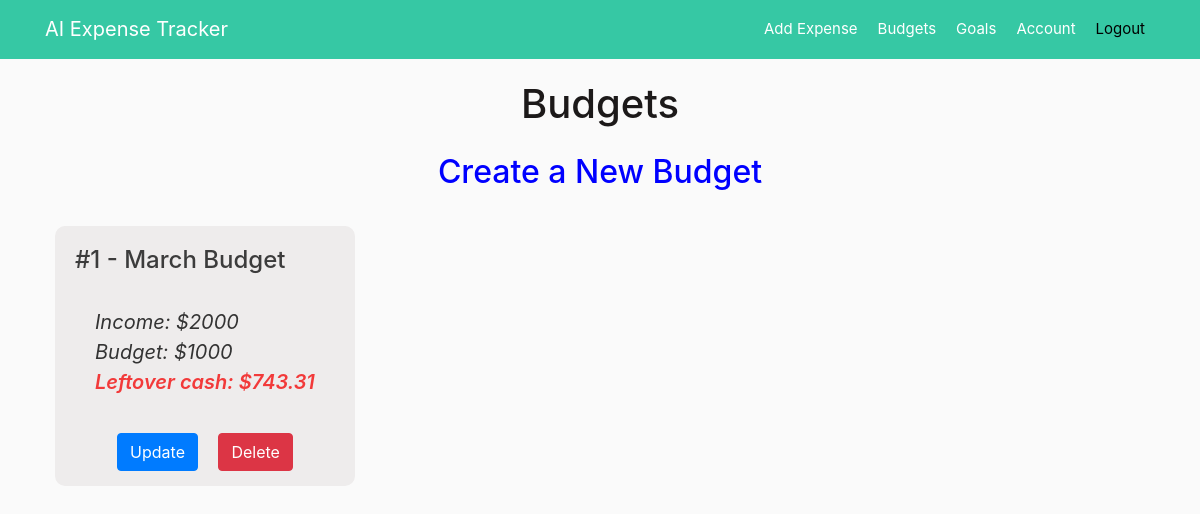
The app's page /budgets (signed in), older data.
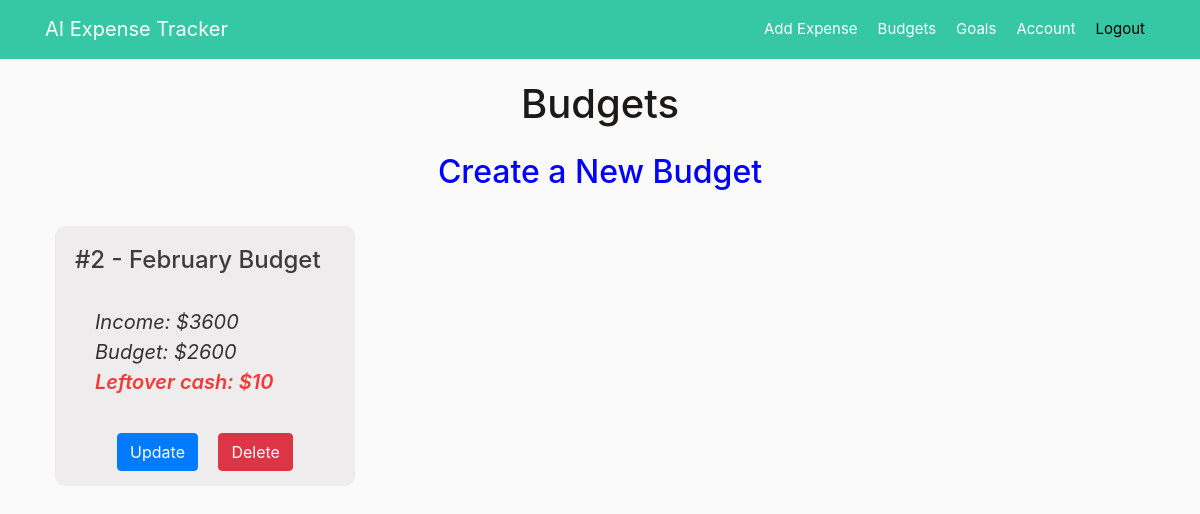
The same page, newer data.
### app/models.py (models this page shows, shortened)
class Budget(db.Model):
    id = db.Column(db.Integer, primary_key=True)
    month = db.Column(db.String(20), unique=True, nullable=False, default="")
    income = db.Column(db.Integer, nullable=False)
    budget = db.Column(db.Integer, nullable=False)
    left_cash = db.Column(db.Numeric(precision=8, asdecimal=False,
                                     decimal_return_scale=2), nullable=False, default=0)
    user_id = db.Column(db.Integer, db.ForeignKey('user.id'), nullable=False)
    date_posted = db.Column(db.DateTime, nullable=False)

### app/budgets/routes.py (the view)
@budgets.route("/budgets")
@login_required
def list_budget():
    all_budgets = Budget.query.order_by(Budget.id).all()
    return render_template('budgets.html', title="Budgets", budgets=all_budgets)

### app/models.py (called while the page is built)
@login_manager.user_loader
def load_user(user_id):
    return User.query.get(int(user_id))

### app/templates/budgets.html (shortened to what this page needs)
{% extends "layout.html" %}
{% block content %}
<h1 style="text-align: center;">Budgets</h1>
<b><a style="text-align: center;" href="{{ url_for('budgets.new_budget') }}"><h2 class="create">Create a New Budget</h2></a></b>
<div class="row row-cols-1 row-cols-md-2 row-cols-lg-3 g-3">
    {% for budget in budgets %}
        <div class="col">
            <div class="budget">
                <h4 class="card-title">#{{ budget.id }} - {{ budget.month }} Budget</h4>
                <div class="card-body">
                    <i><p class="card-text">Income: ${{ budget.income }}</p></i>
                    <i><p class="card-text">Budget: ${{ budget.budget }}</p></i>
                    <i><p class="left_cash">Leftover cash: ${{ budget.left_cash }}</p></i>
                </div>
                <div class="text-center">
                    <a class="btn btn-primary mr-3" href="{{ url_for('budgets.budget_update', budget_id=budget.id) }}" class="button">Update</a>
                    <button type="button" class="btn btn-danger btn-medium" data-toggle="modal" data-target="#deleteModal">Delete</button>
                </div>
            </div>
        </div>
    {% endfor %}
</div>
{% endblock content %}

### app/templates/layout.html (shortened to what this page needs)
<!DOCTYPE html>
<html>
    <head>
        <link rel="stylesheet" href="https://cdn.jsdelivr.net/npm/bootstrap@4.3.1/dist/css/bootstrap.min.css">
        <link rel="stylesheet" type="text/css" href="https://cdn.datatables.net/1.13.3/css/dataTables.bootstrap5.min.css">
        <link rel="stylesheet" type="text/css" href="{{ url_for('static', filename='main.css') }}">
    </head>
    <body>
        <header class="site-header">
            <nav class="navbar navbar-expand-md navbar-dark bg-steel fixed-top">
                <div class="container">
                    {% if current_user.is_authenticated %}
                        <a class="navbar-brand mr-4" href="/home">AI Expense Tracker</a>
                    {% else %}
                        <a class="navbar-brand mr-4" href="/">AI Expense Tracker</a>
                    {% endif %}
                    <div class="collapse navbar-collapse" id="navbarToggle">
                        <div class="navbar-nav ml-auto">
                            {% if current_user.is_authenticated %}
                                <a class="nav-item nav-link" href="{{ url_for('expenses.new_expense') }}">Add Expense</a>
                                <a class="nav-item nav-link" href="{{ url_for('budgets.list_budget') }}">Budgets</a>
                                <a class="nav-item nav-link" href="{{ url_for('goals.new_goal') }}">Goals</a>
                                <a class="nav-item nav-link" href="{{ url_for('users.account') }}">Account</a>
                                <a class="nav-item nav-link-log-out" href="{{ url_for('users.logout') }}">Logout</a>
                            {% else %}
                                <a class="nav-item nav-link" href="{{ url_for('users.login') }}">Login</a>
                                <a class="nav-item nav-link" href="{{ url_for('users.register') }}">Register</a>
                            {% endif %}
                        </div>
                    </div>
                </div>
          </nav>
        </header>
        <main role="main" class="container">
            {% block content %}{% endblock %}
        </main>
    </body>
</html>

### app/static/main.css (style rules this page uses)
body { background: #fafafa; color: #333333; margin-top: 5rem; }
h2, h3, h4, h5, h6 { color: #3c3c3c; }
h1 { color: #1c1919; }
.create { color: blue; margin: 25px; }
*, *:before, *:after { box-sizing: border-box; }
.bg-steel { background-color: rgb(54, 200, 164); }
.site-header .navbar-nav .nav-link { color: #ffffff; padding: 10px; padding-left: 10px; padding-right: 10px; text-decoration: none; border-radius: 5px; font-size: 15px; }
.site-header .navbar-nav .nav-link-log-out { color: black; padding: 10px; padding-left: 10px; padding-right: 10px; text-decoration: none; border-radius: 5px; font-size: 15px; }
.text-center { text-align: center; }
.budget { padding: 20px; margin: 10px; background-color: #eeecec; width: 300px; height: 260px; float:left; border-radius: 10px; }
.card-text { font-size: 20px; }
.left_cash { color: rgb(242, 58, 58); font-size: 20px; font-weight: 600; }

Row changes from the older to the newer data that the page shows:
removed Budget: id "1", month "March", income "2000", budget "1000", left_cash "743.31"
added Budget: id "2", month "February", income "3600", budget "2600", left_cash "10"
